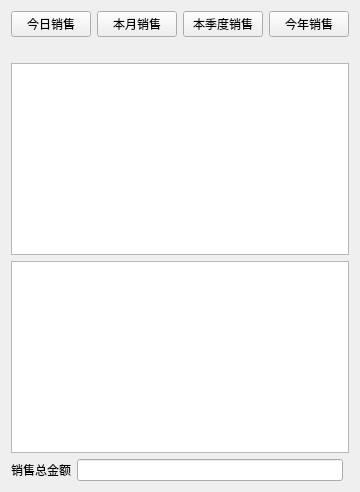
     <widget class="QWidget" name="tab_2">
      <attribute name="title">
       <string>销售统计</string>
      </attribute>
      <layout class="QGridLayout" name="gridLayout_12">
       <item row="4" column="0">
        <widget class="QLabel" name="label_56">
         <property name="text">
          <string>销售总金额</string>
         </property>
         <property name="alignment">
          <set>Qt::AlignRight|Qt::AlignTrailing|Qt::AlignVCenter</set>
         </property>
        </widget>
       </item>
       <item row="0" column="0" colspan="3">
        <layout class="QHBoxLayout" name="horizontalLayout_6">
         <item>
          <widget class="QPushButton" name="btn_day_2">
           <property name="text">
            <string>今日销售</string>
           </property>
          </widget>
         </item>
         <item>
          <widget class="QPushButton" name="btn_moon_2">
           <property name="text">
            <string>本月销售</string>
           </property>
          </widget>
         </item>
         <item>
          <widget class="QPushButton" name="btn_bn_2">
           <property name="text">
            <string>本季度销售</string>
           </property>
          </widget>
         </item>
         <item>
          <widget class="QPushButton" name="btn_yn_2">
           <property name="text">
            <string>今年销售</string>
           </property>
          </widget>
         </item>
        </layout>
       </item>
       <item row="4" column="1">
        <widget class="QLineEdit" name="let_xszje">
         <property name="maximumSize">
          <size>
           <width>350</width>
           <height>16777215</height>
          </size>
         </property>
        </widget>
       </item>
       <item row="3" column="0" colspan="3">
        <widget class="QTableWidget" name="tw_cs_2">
         <property name="minimumSize">
          <size>
           <width>0</width>
           <height>0</height>
          </size>
         </property>
         <property name="font">
          <font>
           <pointsize>10</pointsize>
          </font>
         </property>
        </widget>
       </item>
       <item row="2" column="0" colspan="3">
        <widget class="QTableWidget" name="tw_hw_2">
         <property name="font">
          <font>
           <pointsize>10</pointsize>
          </font>
         </property>
        </widget>
       </item>
       <item row="1" column="0">
        <spacer name="verticalSpacer_20">
         <property name="orientation">
          <enum>Qt::Vertical</enum>
         </property>
         <property name="sizeType">
          <enum>QSizePolicy::Fixed</enum>
         </property>
         <property name="sizeHint" stdset="0">
          <size>
           <width>20</width>
           <height>20</height>
          </size>
         </property>
        </spacer>
       </item>
      </layout>
     </widget>
